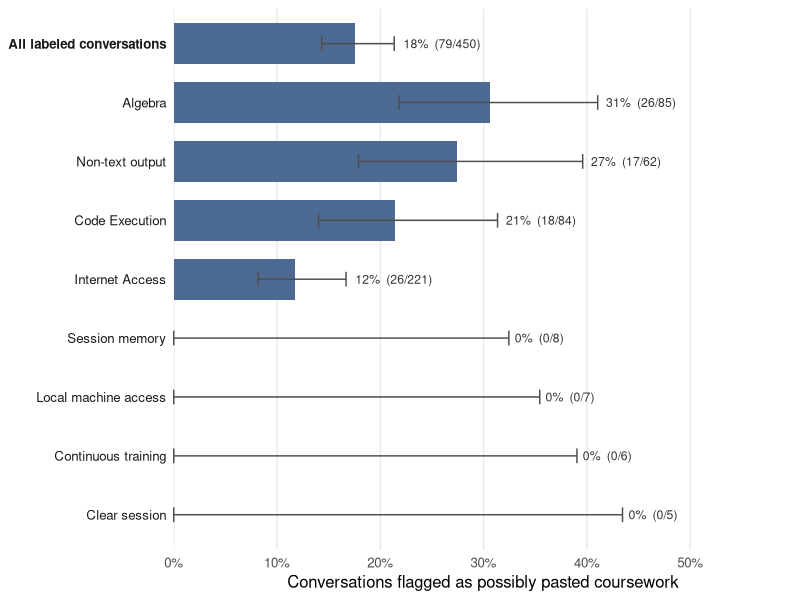
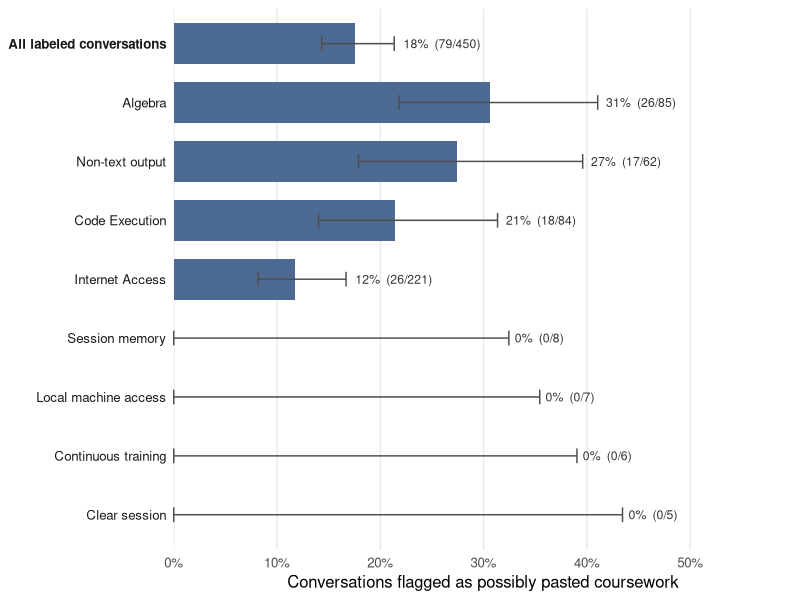

Write R code to recreate these figures, in order.
#!/usr/bin/env Rscript
# Share of labeled conversations flagged "possibly pasted coursework" (regex category A,
# see analysis/regex_homework.py) by misconception code. Error bars = Wilson 95% intervals of the
# proportion; significance reported only as an omnibus chi-square across codes.
# Codes overlap (multi-label), so a conversation can appear under several codes;
# the omnibus test treats code membership as independent samples — rough screen only.
# Requires analysis/data/homework_regex.csv (python3 analysis/regex_homework.py --input <labeled hashes>).
# Saves analysis/figures/hw_by_code.{png,pdf}, analysis/data/hw_by_code.csv
#
#   Rscript analysis/fig_hw_by_code.R
suppressPackageStartupMessages({library(dplyr); library(tidyr); library(ggplot2)})
set.seed(42)  # simulated omnibus p must be reproducible; exported for the manuscript

conv <- read.csv("analysis/data/conversations.csv", stringsAsFactors = FALSE,
                 check.names = FALSE, na.strings = character(0)) %>% filter(in_corpus == 1, labels_final != "")
hw <- read.csv("analysis/data/homework_regex.csv", stringsAsFactors = FALSE) %>%
  transmute(conversation_hash, hw = as.integer(hw_flag == 1))
stopifnot(all(conv$conversation_hash %in% hw$conversation_hash))
d <- conv %>% inner_join(hw, by = "conversation_hash") %>%
  separate_rows(labels_final, sep = ";\\s*") %>% rename(code = labels_final)
uni <- d %>% distinct(conversation_hash, hw)

tot <- d %>% group_by(code) %>%
  summarise(n = n(), k = sum(hw), .groups = "drop") %>%
  bind_rows(uni %>% summarise(code = "All labeled conversations", n = n(), k = sum(hw))) %>%
  mutate(pct = 100 * k / n,
         # Wilson 95% interval
         z = qnorm(0.975), pp = k / n, dd = 1 + z^2 / n,
         c0 = (pp + z^2 / (2 * n)) / dd, hh = z * sqrt(pp * (1 - pp) / n + z^2 / (4 * n^2)) / dd,
         lo = pmax(0, 100 * (c0 - hh)), hi = 100 * (c0 + hh)) %>%
  dplyr::select(-z, -pp, -dd, -c0, -hh) %>%
  arrange(code == "All labeled conversations", pct) %>% mutate(code = factor(code, levels = code))
write.csv(tot, "analysis/data/hw_by_code.csv", row.names = FALSE)

omni <- chisq.test(as.matrix(d %>% count(code, hw) %>% pivot_wider(names_from = hw, values_from = n, values_fill = 0) %>%
                               select(-code)), simulate.p.value = TRUE, B = 1e5)
write.csv(data.frame(key = c("hw_omnibus_chisq", "hw_omnibus_p", "hw_omnibus_B"),
                     value = c(unname(omni$statistic), omni$p.value, 1e5)),
          "analysis/data/hw_by_code_stats.csv", row.names = FALSE)

p <- ggplot(tot, aes(x = pct, y = code)) +
  geom_col(width = 0.7, fill = "#4C6A92") +
  geom_errorbar(aes(xmin = lo, xmax = hi), width = 0.25, colour = "grey30", orientation = "y") +
  geom_text(aes(x = hi, label = sprintf("%.0f%%  (%d/%d)", pct, k, n)),
            hjust = -0.12, size = 3.1, colour = "grey20") +
  scale_x_continuous(limits = c(0, max(tot$hi) * 1.35), expand = expansion(mult = c(0, 0.02)),
                     labels = function(x) paste0(x, "%")) +
  labs(x = "Conversations flagged as possibly pasted coursework", y = NULL) +
  theme_minimal(base_size = 12) +
  theme(panel.grid.major.y = element_blank(), panel.grid.minor = element_blank(),
        plot.title.position = "plot",
        axis.text.y = element_text(colour = "grey10",
                                   face = ifelse(levels(tot$code) == "All labeled conversations", "bold", "plain")))
ggsave("analysis/figures/hw_by_code.png", p, width = 8.5, height = 4.4, dpi = 200, bg = "white")
ggsave("analysis/figures/hw_by_code.pdf", p, width = 8.5, height = 4.4)

cat(sprintf("Omnibus chi-square across codes (simulated p, B=1e5): X2 = %.2f, p = %.4f\n", omni$statistic, omni$p.value))
print(tot %>% arrange(desc(pct)) %>% select(code, n, k, pct, lo, hi) %>%
        mutate(across(c(pct, lo, hi), \(x) round(x, 1))) %>%
        as.data.frame(), row.names = FALSE)
